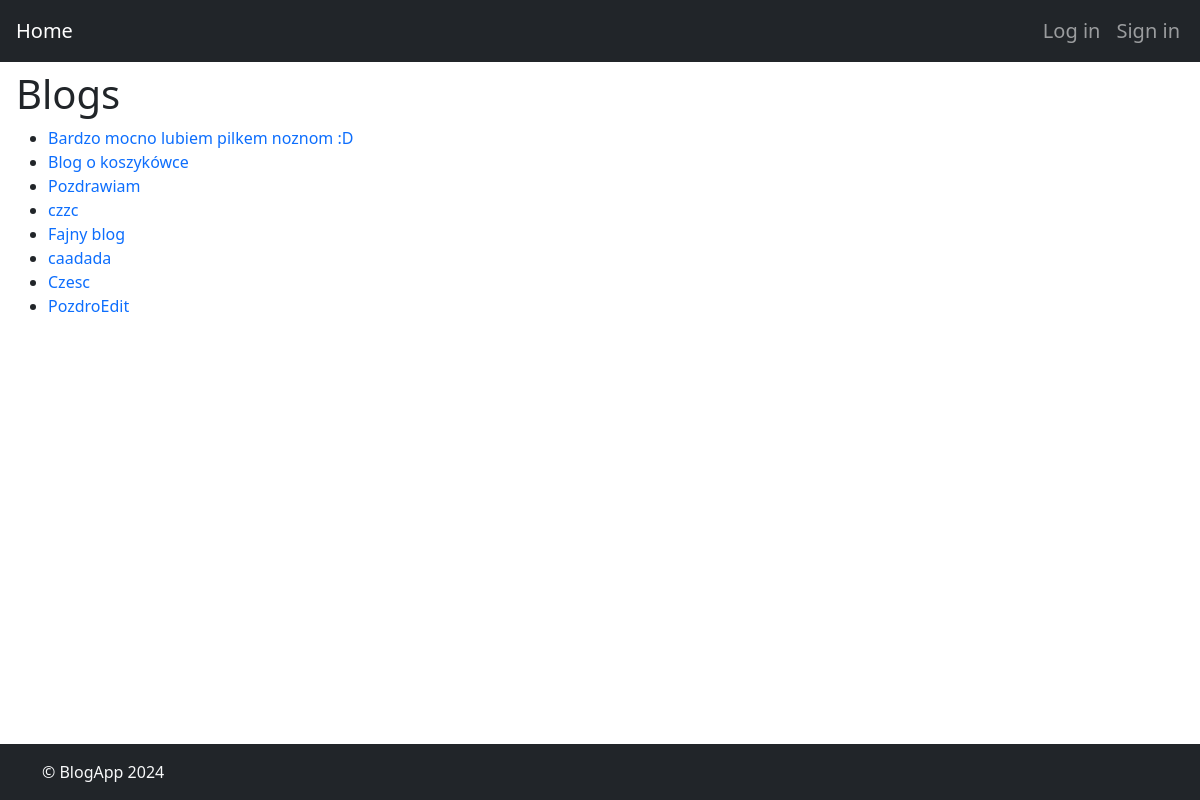
The app's page /blogs/, older data.
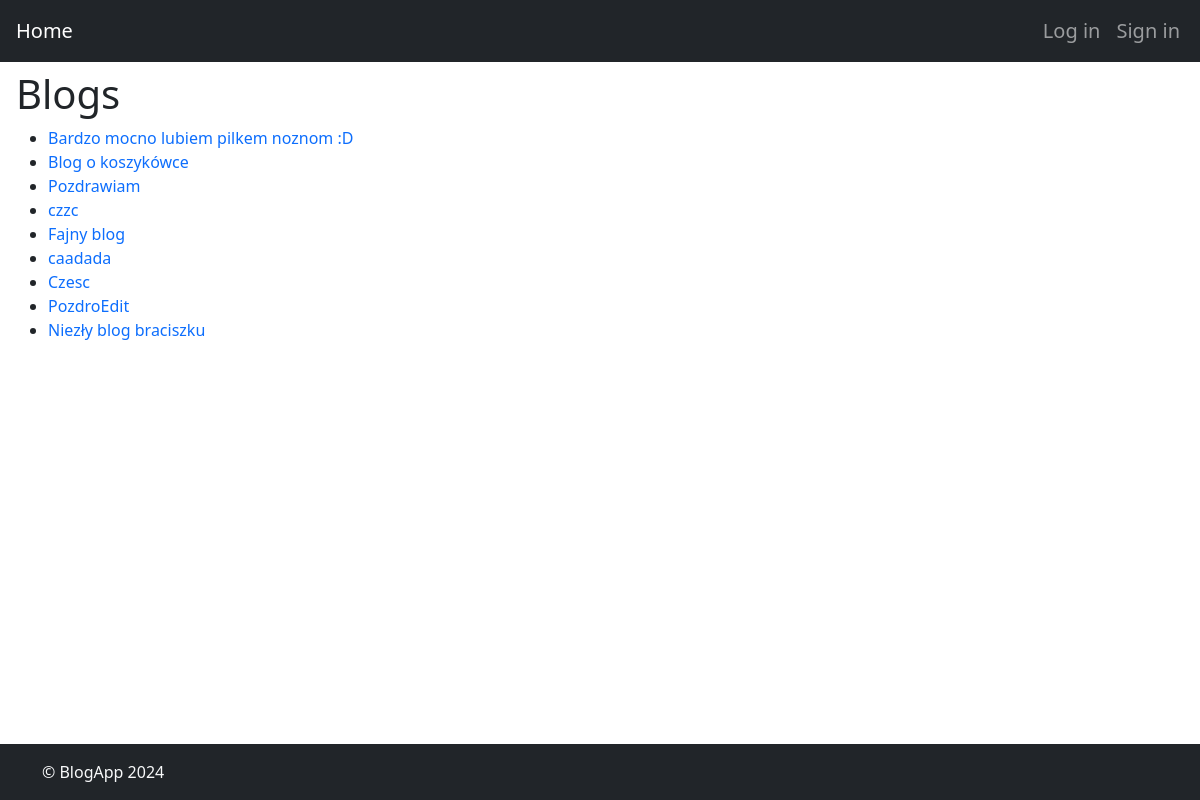
The same page, newer data.
### blogApp/models.py (models this page shows, shortened)
class Blog(models.Model):
    title = models.CharField(max_length=100)
    author = models.ForeignKey(CustomUser, on_delete=models.CASCADE)

### blogApp/views.py (the view)
# urls.py: path('blogs/', views.blog_list, name='blog_list'),
def blog_list(request):
    blogs = Blog.objects.all()
    return render(request, 'blogs/blog_list.html', {'blogs': blogs})

### blogApp/templates/blogs/blog_list.html (shortened to what this page needs)
{% extends 'base.html' %}
{% block content %}
<h1>Blogs</h1>
<ul>
    {% for blog in blogs %}
    <li>
        <a href="{% url 'blog_detail' blog_id=blog.id %}">
            {{ blog.title }}
        </a>
    </li>
    {% endfor %}
</ul>
{% endblock %}

Row changes from the older to the newer data that the page shows:
added Blog: title "Niezły blog braciszku"
